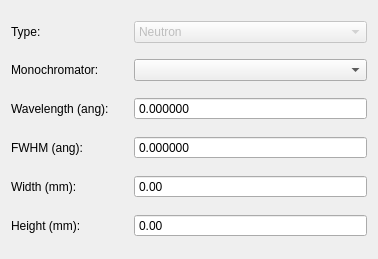
<?xml version="1.0" encoding="UTF-8"?>
<ui version="4.0">
 <class>SourcePropertyWidget</class>
 <widget class="QWidget" name="SourcePropertyWidget">
  <property name="geometry">
   <rect>
    <x>0</x>
    <y>0</y>
    <width>378</width>
    <height>259</height>
   </rect>
  </property>
  <property name="windowTitle">
   <string>Form</string>
  </property>
  <layout class="QGridLayout" name="gridLayout">
   <item row="2" column="1" colspan="2">
    <widget class="QDoubleSpinBox" name="doubleSpinBox_Wavelength">
     <property name="buttonSymbols">
      <enum>QAbstractSpinBox::NoButtons</enum>
     </property>
     <property name="decimals">
      <number>6</number>
     </property>
    </widget>
   </item>
   <item row="1" column="0">
    <widget class="QLabel" name="label_6">
     <property name="text">
      <string>Monochromator:</string>
     </property>
    </widget>
   </item>
   <item row="5" column="0">
    <widget class="QLabel" name="label_4">
     <property name="text">
      <string>Height (mm):</string>
     </property>
    </widget>
   </item>
   <item row="5" column="1" colspan="2">
    <widget class="QDoubleSpinBox" name="doubleSpinBox_Height">
     <property name="buttonSymbols">
      <enum>QAbstractSpinBox::NoButtons</enum>
     </property>
    </widget>
   </item>
   <item row="0" column="0">
    <widget class="QLabel" name="label">
     <property name="text">
      <string>Type:</string>
     </property>
    </widget>
   </item>
   <item row="2" column="0">
    <widget class="QLabel" name="label_2">
     <property name="text">
      <string>Wavelength (ang):</string>
     </property>
    </widget>
   </item>
   <item row="3" column="1" colspan="2">
    <widget class="QDoubleSpinBox" name="doubleSpinBox_FWHM">
     <property name="buttonSymbols">
      <enum>QAbstractSpinBox::NoButtons</enum>
     </property>
     <property name="decimals">
      <number>6</number>
     </property>
    </widget>
   </item>
   <item row="4" column="0">
    <widget class="QLabel" name="label_3">
     <property name="text">
      <string>Width (mm):</string>
     </property>
    </widget>
   </item>
   <item row="4" column="1" colspan="2">
    <widget class="QDoubleSpinBox" name="doubleSpinBox_Width">
     <property name="buttonSymbols">
      <enum>QAbstractSpinBox::NoButtons</enum>
     </property>
    </widget>
   </item>
   <item row="3" column="0">
    <widget class="QLabel" name="label_5">
     <property name="text">
      <string>FWHM (ang):</string>
     </property>
    </widget>
   </item>
   <item row="0" column="1" colspan="2">
    <widget class="QComboBox" name="comboBox">
     <property name="enabled">
      <bool>false</bool>
     </property>
     <item>
      <property name="text">
       <string>Neutron</string>
      </property>
     </item>
     <item>
      <property name="text">
       <string>X-ray</string>
      </property>
     </item>
    </widget>
   </item>
   <item row="1" column="1" colspan="2">
    <widget class="QComboBox" name="comboBox_Monochromators">
     <property name="enabled">
      <bool>true</bool>
     </property>
     <property name="editable">
      <bool>false</bool>
     </property>
    </widget>
   </item>
  </layout>
 </widget>
 <resources/>
 <connections/>
</ui>
